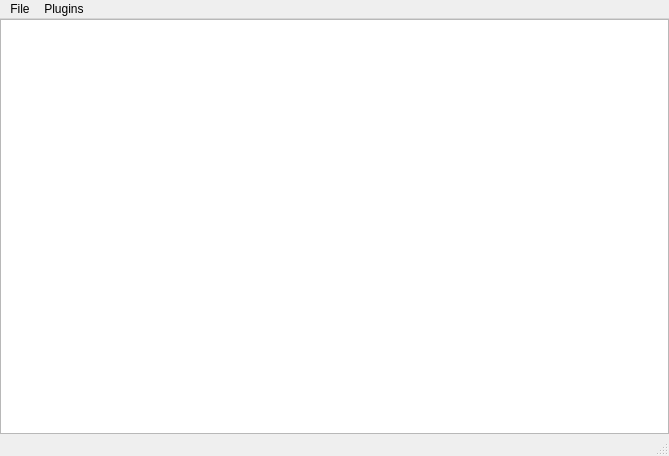
<?xml version="1.0" encoding="UTF-8"?>
<ui version="4.0">
 <class>MainWindow</class>
 <widget class="QMainWindow" name="MainWindow">
  <property name="geometry">
   <rect>
    <x>0</x>
    <y>0</y>
    <width>669</width>
    <height>456</height>
   </rect>
  </property>
  <property name="windowTitle">
   <string/>
  </property>
  <property name="styleSheet">
   <string notr="true"/>
  </property>
  <widget class="QWidget" name="centralwidget">
   <layout class="QVBoxLayout" name="verticalLayout">
    <property name="spacing">
     <number>0</number>
    </property>
    <property name="leftMargin">
     <number>0</number>
    </property>
    <property name="topMargin">
     <number>0</number>
    </property>
    <property name="rightMargin">
     <number>0</number>
    </property>
    <property name="bottomMargin">
     <number>0</number>
    </property>
    <item>
     <widget class="QGraphicsView" name="graphicsView"/>
    </item>
   </layout>
  </widget>
  <widget class="QMenuBar" name="menubar">
   <property name="geometry">
    <rect>
     <x>0</x>
     <y>0</y>
     <width>669</width>
     <height>22</height>
    </rect>
   </property>
   <widget class="QMenu" name="menuFile">
    <property name="title">
     <string>File</string>
    </property>
    <addaction name="actionNew"/>
    <addaction name="actionOpen"/>
    <addaction name="actionRecent"/>
    <addaction name="separator"/>
    <addaction name="actionSave"/>
    <addaction name="actionSave_as"/>
   </widget>
   <widget class="QMenu" name="menuPlugins">
    <property name="title">
     <string>Plugins</string>
    </property>
    <addaction name="actionReload"/>
    <addaction name="actionEnable"/>
    <addaction name="actionEnable_all"/>
    <addaction name="actionDisable"/>
    <addaction name="actionDisable_all"/>
   </widget>
   <addaction name="menuFile"/>
   <addaction name="menuPlugins"/>
  </widget>
  <widget class="QStatusBar" name="statusbar"/>
  <action name="actionOpen">
   <property name="text">
    <string>Open</string>
   </property>
  </action>
  <action name="actionNew">
   <property name="text">
    <string>New</string>
   </property>
  </action>
  <action name="actionRecent">
   <property name="text">
    <string>Open recent...</string>
   </property>
  </action>
  <action name="actionSave">
   <property name="text">
    <string>Save</string>
   </property>
  </action>
  <action name="actionSave_as">
   <property name="text">
    <string>Save as...</string>
   </property>
  </action>
  <action name="actionReload">
   <property name="text">
    <string>Refresh</string>
   </property>
  </action>
  <action name="actionEnable_all">
   <property name="text">
    <string>Enable all</string>
   </property>
  </action>
  <action name="actionDisable_all">
   <property name="text">
    <string>Disable all</string>
   </property>
  </action>
  <action name="actionEnable">
   <property name="text">
    <string>Enable...</string>
   </property>
  </action>
  <action name="actionDisable">
   <property name="text">
    <string>Disable...</string>
   </property>
  </action>
 </widget>
 <resources/>
 <connections/>
</ui>
